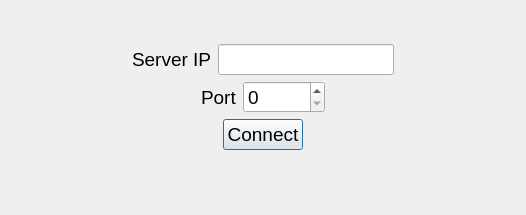
<?xml version="1.0" encoding="UTF-8"?>
<ui version="4.0">
 <class>Dialog</class>
 <widget class="QDialog" name="Dialog">
  <property name="geometry">
   <rect>
    <x>0</x>
    <y>0</y>
    <width>526</width>
    <height>215</height>
   </rect>
  </property>
  <property name="font">
   <font>
    <pointsize>14</pointsize>
   </font>
  </property>
  <property name="windowTitle">
   <string>Dialog</string>
  </property>
  <layout class="QGridLayout" name="gridLayout">
   <item row="4" column="0">
    <spacer name="verticalSpacer_2">
     <property name="orientation">
      <enum>Qt::Vertical</enum>
     </property>
     <property name="sizeHint" stdset="0">
      <size>
       <width>20</width>
       <height>40</height>
      </size>
     </property>
    </spacer>
   </item>
   <item row="1" column="0">
    <layout class="QVBoxLayout" name="verticalLayout">
     <item>
      <layout class="QHBoxLayout" name="horizontalLayout">
       <item>
        <spacer name="horizontalSpacer_3">
         <property name="orientation">
          <enum>Qt::Horizontal</enum>
         </property>
         <property name="sizeHint" stdset="0">
          <size>
           <width>40</width>
           <height>20</height>
          </size>
         </property>
        </spacer>
       </item>
       <item>
        <widget class="QLabel" name="ipLabel">
         <property name="text">
          <string>Server IP</string>
         </property>
        </widget>
       </item>
       <item>
        <widget class="QLineEdit" name="ipLineEdit">
         <property name="inputMask">
          <string/>
         </property>
        </widget>
       </item>
       <item>
        <spacer name="horizontalSpacer_4">
         <property name="orientation">
          <enum>Qt::Horizontal</enum>
         </property>
         <property name="sizeHint" stdset="0">
          <size>
           <width>40</width>
           <height>20</height>
          </size>
         </property>
        </spacer>
       </item>
      </layout>
     </item>
     <item>
      <layout class="QHBoxLayout" name="horizontalLayout_2">
       <item>
        <spacer name="horizontalSpacer_2">
         <property name="orientation">
          <enum>Qt::Horizontal</enum>
         </property>
         <property name="sizeHint" stdset="0">
          <size>
           <width>40</width>
           <height>20</height>
          </size>
         </property>
        </spacer>
       </item>
       <item>
        <widget class="QLabel" name="portLabel">
         <property name="text">
          <string>Port</string>
         </property>
        </widget>
       </item>
       <item>
        <widget class="QSpinBox" name="portSpinBox">
         <property name="keyboardTracking">
          <bool>true</bool>
         </property>
         <property name="maximum">
          <number>65535</number>
         </property>
        </widget>
       </item>
       <item>
        <spacer name="horizontalSpacer">
         <property name="orientation">
          <enum>Qt::Horizontal</enum>
         </property>
         <property name="sizeHint" stdset="0">
          <size>
           <width>40</width>
           <height>20</height>
          </size>
         </property>
        </spacer>
       </item>
      </layout>
     </item>
    </layout>
   </item>
   <item row="0" column="0">
    <spacer name="verticalSpacer">
     <property name="orientation">
      <enum>Qt::Vertical</enum>
     </property>
     <property name="sizeHint" stdset="0">
      <size>
       <width>20</width>
       <height>40</height>
      </size>
     </property>
    </spacer>
   </item>
   <item row="5" column="0">
    <widget class="QLabel" name="infoLabel">
     <property name="sizePolicy">
      <sizepolicy hsizetype="Preferred" vsizetype="Fixed">
       <horstretch>0</horstretch>
       <verstretch>0</verstretch>
      </sizepolicy>
     </property>
     <property name="font">
      <font>
       <pointsize>10</pointsize>
      </font>
     </property>
     <property name="text">
      <string/>
     </property>
    </widget>
   </item>
   <item row="2" column="0">
    <layout class="QHBoxLayout" name="horizontalLayout_3">
     <item>
      <widget class="QPushButton" name="connectButton">
       <property name="sizePolicy">
        <sizepolicy hsizetype="Fixed" vsizetype="Fixed">
         <horstretch>0</horstretch>
         <verstretch>0</verstretch>
        </sizepolicy>
       </property>
       <property name="text">
        <string>Connect</string>
       </property>
      </widget>
     </item>
    </layout>
   </item>
  </layout>
 </widget>
 <resources/>
 <connections/>
</ui>
